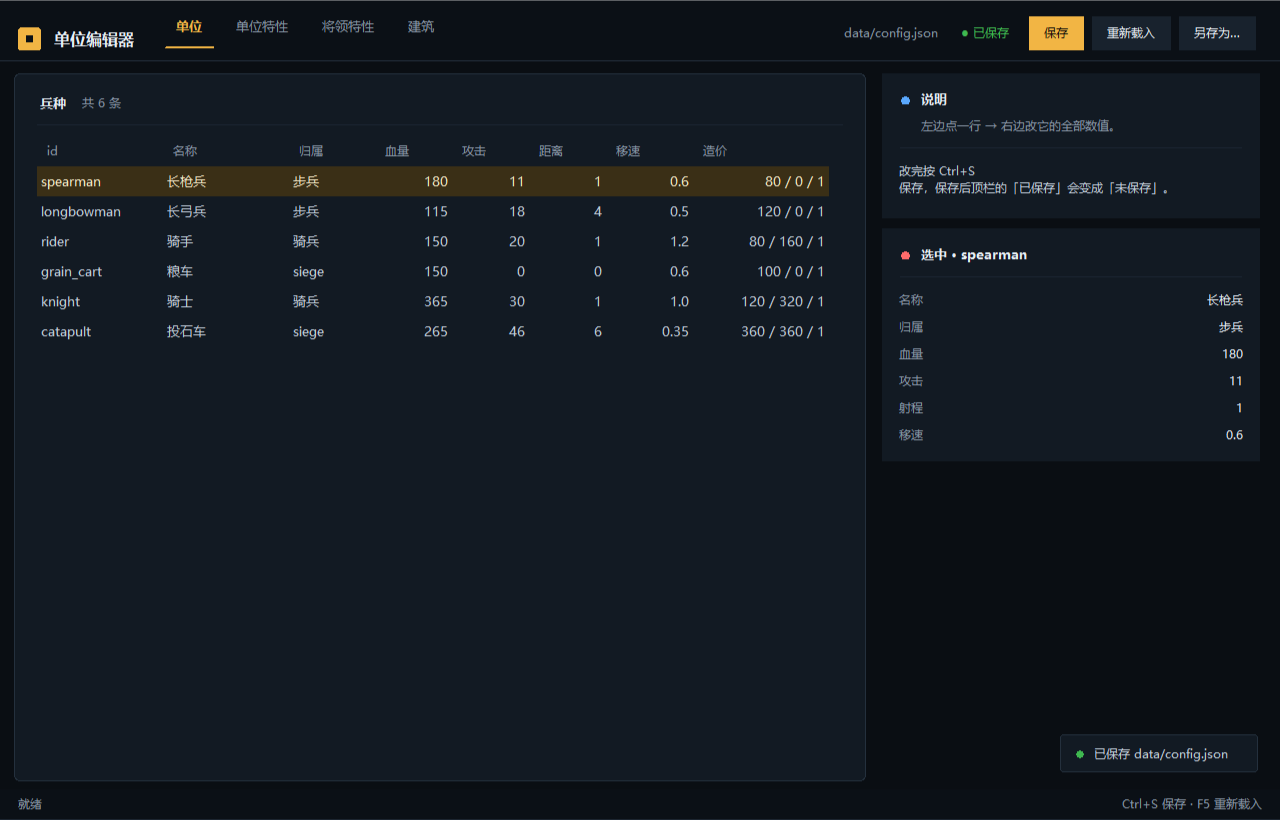

Generate this figure with Python:
"""零件验收：不碰四个编辑器，单独跑一遍新组件库并截图。

用法：python .ui-preview/kit_preview.py
"""

from __future__ import annotations

import sys
from pathlib import Path

ROOT = Path(__file__).resolve().parents[1]
TOOLS = ROOT / "dev_gd_a" / "tools"
OUT = Path(__file__).resolve().parent
sys.path.insert(0, str(TOOLS))
sys.path.insert(0, str(OUT))

import tkinter as tk  # noqa: E402
from tkinter import ttk  # noqa: E402

from editor_ui import (  # noqa: E402
    DARK, EditorShell, FONT_SMALL, ThinScrollbar, apply_theme, list_card,
    make_card, set_ui, toast,
)
from win_grab import grab_client, settle  # noqa: E402

UI = dict(DARK)


def build(root: tk.Tk):
    set_ui(UI)
    apply_theme(root, UI)
    shell = EditorShell(root, title="零件验收", brand="单位编辑器",
                        tabs=[("unit", "单位"), ("trait", "单位特性"),
                              ("gen", "将领特性"), ("building", "建筑")],
                        geometry="1280x820", minsize=(1020, 640),
                        status_hint="Ctrl+S 保存 · F5 重新载入")
    shell.add_file_label().configure(text="data/config.json")
    chip = shell.add_dirty_chip()
    shell.add_button("save", "保存", lambda: None, primary=True)
    shell.add_button("reload", "重新载入", lambda: None)
    shell.add_button("save_as", "另存为…", lambda: None)

    content = shell.content
    content.grid_rowconfigure(0, weight=1)
    content.grid_columnconfigure(0, weight=1)

    # 左：表格卡片（高度撑满）
    host = tk.Frame(content, bg=UI["bg"])
    host.grid(row=0, column=0, sticky="nsew", padx=(0, 10))
    host.pack_propagate(False)
    panel = list_card(host, "兵种", "共 6 条")
    panel.pack(fill="both", expand=True)

    inner = tk.Frame(panel.body, bg=UI["panel"])
    inner.pack(fill="both", expand=True, padx=18, pady=(10, 14))
    cols = [("id", 110), ("名称", 110), ("归属", 70), ("血量", 60),
            ("攻击", 60), ("距离", 60), ("移速", 70), ("造价", 120)]
    tree = ttk.Treeview(inner, columns=[c[0] for c in cols], show="headings",
                        selectmode="browse")
    for key, width in cols:
        tree.heading(key, text=key, anchor="w")
        tree.column(key, width=width, anchor="w" if key in ("id", "名称", "归属") else "e")
    rows = [("spearman", "长枪兵", "步兵", "180", "11", "1", "0.6", "80 / 0 / 1"),
            ("longbowman", "长弓兵", "步兵", "115", "18", "4", "0.5", "120 / 0 / 1"),
            ("rider", "骑手", "骑兵", "150", "20", "1", "1.2", "80 / 160 / 1"),
            ("grain_cart", "粮车", "siege", "150", "0", "0", "0.6", "100 / 0 / 1"),
            ("knight", "骑士", "骑兵", "365", "30", "1", "1.0", "120 / 320 / 1"),
            ("catapult", "投石车", "siege", "265", "46", "6", "0.35", "360 / 360 / 1")]
    for row in rows:
        tree.insert("", "end", values=row)
    tree.selection_set(tree.get_children()[0])
    bar = ThinScrollbar(inner, command=tree.yview, trough=UI["panel"])
    tree.configure(yscrollcommand=bar.set)
    bar.pack(side="right", fill="y", padx=(6, 0))
    tree.pack(side="left", fill="both", expand=True)

    # 右：侧栏卡片
    side = tk.Frame(content, bg=UI["bg"], width=340)
    side.grid(row=0, column=1, sticky="nsew")
    side.grid_propagate(False)
    body = make_card(side, "说明", hint="左边点一行 → 右边改它的全部数值。")
    tk.Label(body, text="改完按 Ctrl+S 保存，保存后顶栏的「已保存」会变成「未保存」。",
             bg=UI["panel"], fg=UI["text_soft"], font=FONT_SMALL, anchor="w",
             justify="left", wraplength=280).pack(fill="x", pady=(2, 6))

    body2 = make_card(side, "选中 · spearman")
    for k, v in (("名称", "长枪兵"), ("归属", "步兵"), ("血量", "180"),
                 ("攻击", "11"), ("射程", "1"), ("移速", "0.6")):
        row = tk.Frame(body2, bg=UI["panel"])
        row.pack(fill="x", pady=2)
        tk.Label(row, text=k, bg=UI["panel"], fg=UI["text_dim"],
                 font=FONT_SMALL).pack(side="left")
        tk.Label(row, text=v, bg=UI["panel"], fg=UI["text"],
                 font=FONT_SMALL).pack(side="right")

    root.after(400, lambda: toast(root, "已保存 data/config.json"))
    return shell


def main():
    root = tk.Tk()
    build(root)
    settle(root, 30)
    img = grab_client(root)
    path = OUT / "kit_preview.png"
    img.save(path)
    print("saved", path, img.size)
    root.destroy()


if __name__ == "__main__":
    main()
